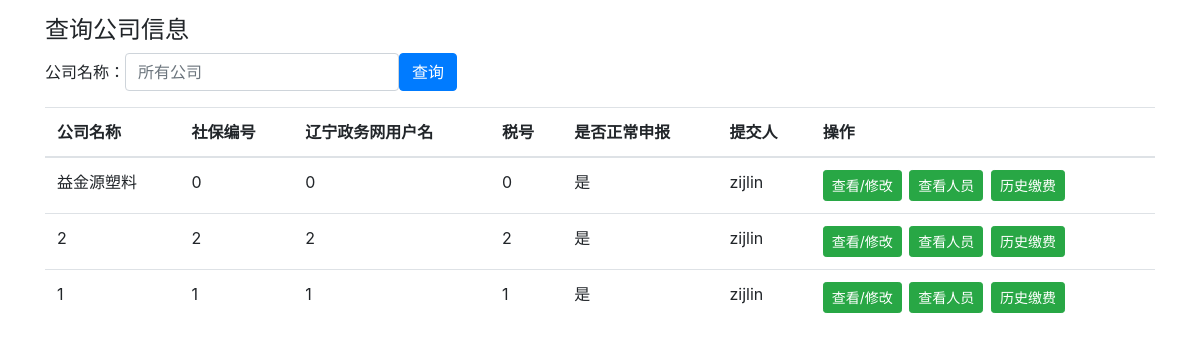
/company_query, run on an earlier commit of the app's database.
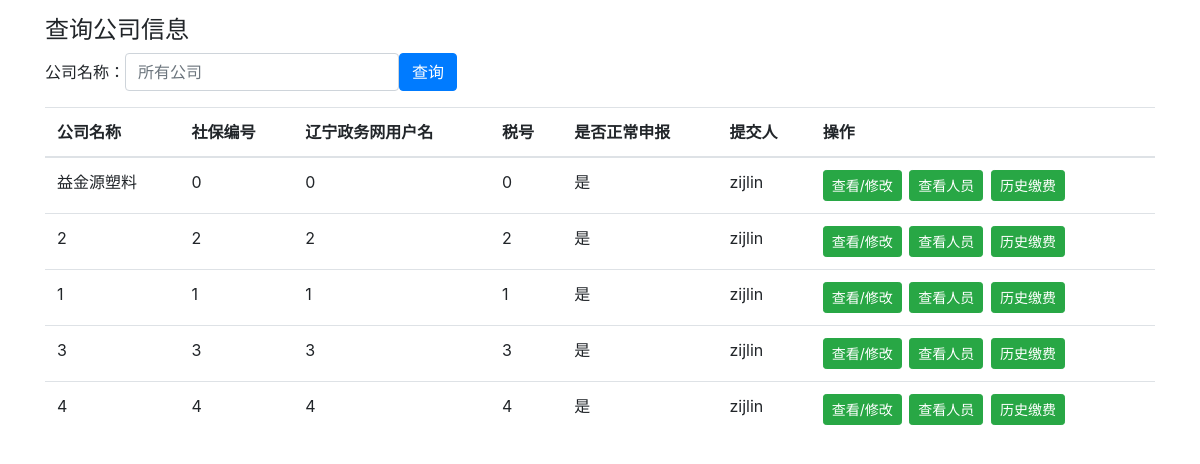
And on a later commit of the database.
### company.py (models this page shows, shortened)
class Companys(db.Model):
    company_id = db.Column('company_id', db.Integer, primary_key=True)
    name = db.Column(db.String(200))
    position = db.Column(db.String(200))
    code = db.Column(db.String(200))
    zwwname = db.Column(db.String(200))
    scode = db.Column(db.String(200))
    injury_ratio = db.Column(db.Float)
    person = db.Column(db.String(200))
    is_valid = db.Column(db.String(200))
    pay_type = db.Column(db.String(200))
    short_name = db.Column(db.String(200))

### main.py (the view)
@app.route('/company_query', methods=['GET', 'POST'])
def company_query():
    if request.method == 'POST':
        if request.form['name'] == "":
            render_template('company_query.html', name="", companys=Companys.query.all())
        else:
            return render_template('company_query.html', name=request.form['name'],
                                   companys=Companys.query.filter_by(name=request.form['name']).all())
    return render_template('company_query.html', name="", companys=Companys.query.all())

### templates/company_query.html (shortened to what this page needs)
<!DOCTYPE html>
<html lang="en">
<head>
    <link rel="stylesheet" href="https://cdn.staticfile.org/twitter-bootstrap/4.3.1/css/bootstrap.min.css">
</head>
<body>
<div class="container">
    <h4>查询公司信息</h4>
    <form class="form-inline" action="{{ url_for('company_query') }}" method = "post">
        <label for="inputPassword2">公司名称： </label>
        <input value="{{name}}" type="text" class="form-control" id="inputPassword2" placeholder="所有公司" name="name">
        <button type="submit" class="btn btn-primary">查询</button>
    </form>
    <table class="table table-hover">
        <thead>
        <tr>
            <th>公司名称</th>
            <th>社保编号</th>
            <th>辽宁政务网用户名</th>
            <th>税号</th>
            <th>是否正常申报</th>
            <th>提交人</th>
            <th>操作</th>
        </tr>
        </thead>
        <tbody>
        {% for company in companys %}
        <tr>
            <td>{{ company.name }}</td>
            <td>{{ company.code }}</td>
            <td>{{ company.zwwname }}</td>
            <td>{{ company.scode }}</td>
            <td>{{ company.is_valid }}</td>
            <td>{{ company.person }}</td>
            <th>
                <a href="{{ url_for('company_update', company_name=company.name) }}" class="btn btn-success btn-sm" role="button">查看/修改</a>
                &nbsp;<a href="{{ url_for('member_query', company_name=company.name) }}" class="btn btn-success btn-sm" role="button">查看人员</a>
                &nbsp;<a href="{{ url_for('company_pay_history', company_name=company.name) }}" class="btn btn-success btn-sm" role="button">历史缴费</a>
            </th>
        </tr>
        {% endfor %}
        </tbody>
    </table>
</div>
</body>
</html>

What changed in the data, as far as the page shows it:
added Companys: name "3", code "3", zwwname "3", scode "3", is_valid "是", person "zijlin"
added Companys: name "4", code "4", zwwname "4", scode "4", is_valid "是", person "zijlin"
